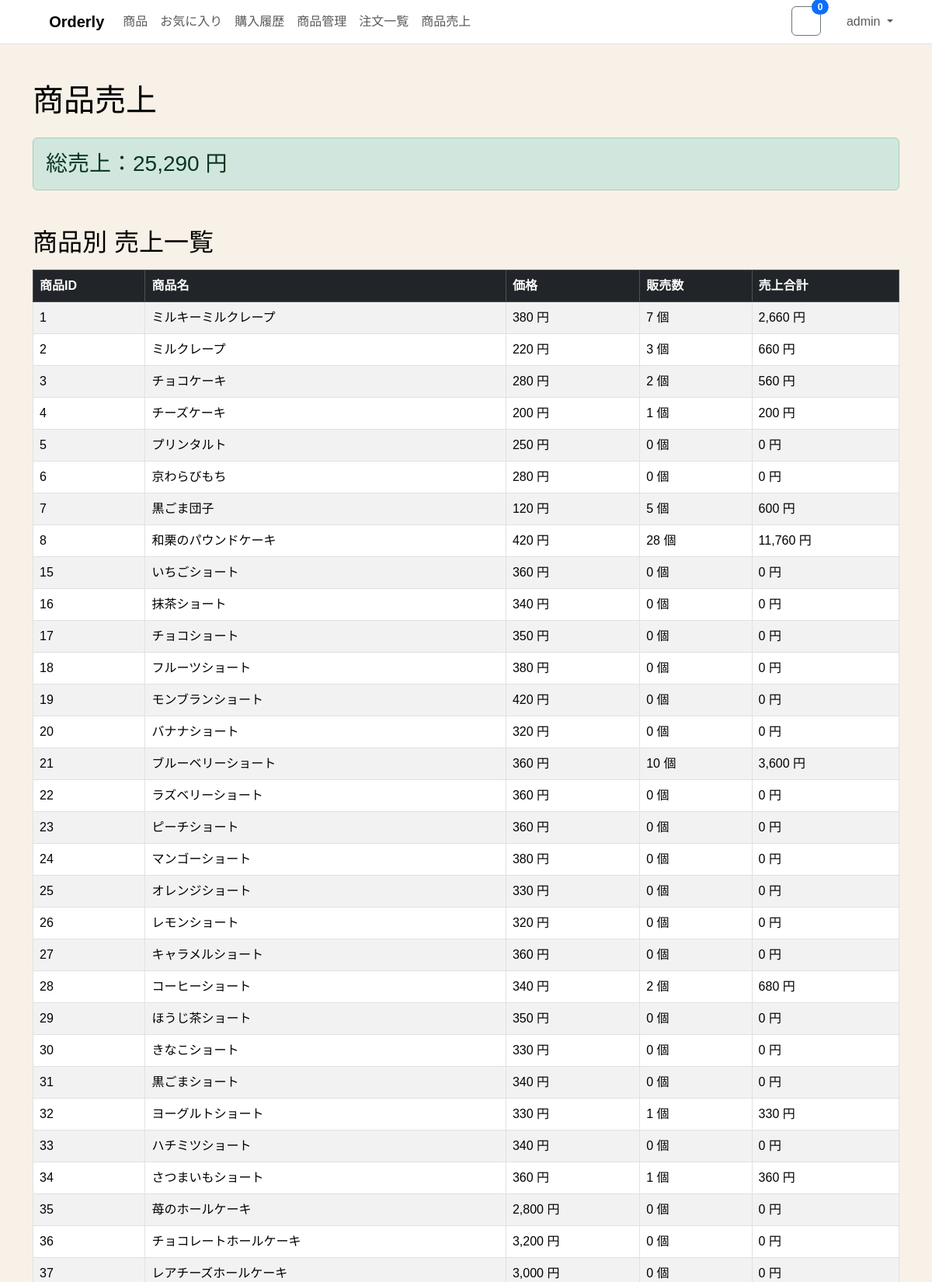
The page /sales-details.php (signed in, upper part) on the database its author committed.
### tables this page shows
CREATE TABLE `product` (
    `id` int NOT NULL,
    `name` varchar(100) NOT NULL,
    `category` varchar(50) NOT NULL DEFAULT 'その他',
    `price` int NOT NULL,
    `image_url` varchar(255) DEFAULT NULL,
    `description` text,
    `is_recommended` tinyint(1) NOT NULL DEFAULT '0',
    `created_at` datetime NOT NULL DEFAULT CURRENT_TIMESTAMP,
    `updated_at` datetime NOT NULL DEFAULT CURRENT_TIMESTAMP ON UPDATE CURRENT_TIMESTAMP
);

### sales-details.php (the view, shortened to what this page needs)
<?php
require_once 'header.php';
$pdo = db();
$sqlSales = "
SELECT
    p.id,
    p.name,
    p.price,
    COALESCE(SUM(pd.count), 0) AS total_count,
    COALESCE(SUM(pd.count * p.price), 0) AS total_sales
FROM product p
LEFT JOIN purchase_detail pd ON p.id = pd.product_id
GROUP BY p.id, p.name, p.price
ORDER BY p.id;
";
$stSales = $pdo->prepare($sqlSales);
$stSales->execute();
$salesList = $stSales->fetchAll();
$sqlTotal = "
SELECT
    COALESCE(SUM(pd.count * p.price), 0) AS total_sales_all
FROM product p
JOIN purchase_detail pd ON p.id = pd.product_id;
";
$stTotal = $pdo->prepare($sqlTotal);
$stTotal->execute();
$totalSales = $stTotal->fetchColumn();
?>
<div class="container mt-5">
    <h1 class="mb-4">商品売上</h1>
    <div class="alert alert-success mb-5">
        <h3 class="mb-0">総売上：<?= number_format($totalSales) ?> 円</h3>
    </div>
    <h2 class="mb-3">商品別 売上一覧</h2>
    <table class="table table-bordered table-striped">
        <thead class="table-dark">
            <tr>
                <th>商品ID</th>
                <th>商品名</th>
                <th>価格</th>
                <th>販売数</th>
                <th>売上合計</th>
            </tr>
        </thead>
        <tbody>
            <?php foreach ($salesList as $row): ?>
                <tr>
                    <td><?= htmlspecialchars($row['id']) ?></td>
                    <td><?= htmlspecialchars($row['name']) ?></td>
                    <td><?= number_format($row['price']) ?> 円</td>
                    <td><?= number_format($row['total_count']) ?> 個</td>
                    <td><?= number_format($row['total_sales']) ?> 円</td>
                </tr>
            <?php endforeach; ?>
        </tbody>
    </table>
</div>
<?php require_once 'footer.php'; ?>

### header.php (style rules this page uses)
body, html { margin: 0; padding: 0; font-family: 'Noto Sans JP', sans-serif; background-color: #F8F1E7; color: #000000ff; }

### rows shown on the page
product: id "1", name "ミルキーミルクレープ", price "380", total_count "7", total_sales "2,660"
product: id "2", name "ミルクレープ", price "220", total_count "3", total_sales "660"
product: id "3", name "チョコケーキ", price "280", total_count "2", total_sales "560"
product: id "4", name "チーズケーキ", price "200", total_count "1", total_sales "200"
product: id "5", name "プリンタルト", price "250", total_count "0", total_sales "0"
product: id "6", name "京わらびもち", price "280", total_count "0", total_sales "0"
product: id "7", name "黒ごま団子", price "120", total_count "5", total_sales "600"
product: id "8", name "和栗のパウンドケーキ", price "420", total_count "28", total_sales "11,760"
product: id "15", name "いちごショート", price "360", total_count "0", total_sales "0"
product: id "16", name "抹茶ショート", price "340", total_count "0", total_sales "0"
product: id "17", name "チョコショート", price "350", total_count "0", total_sales "0"
product: id "18", name "フルーツショート", price "380", total_count "0", total_sales "0"
product: id "19", name "モンブランショート", price "420", total_count "0", total_sales "0"
product: id "20", name "バナナショート", price "320", total_count "0", total_sales "0"
product: id "21", name "ブルーベリーショート", price "360", total_count "10", total_sales "3,600"
product: id "22", name "ラズベリーショート", price "360", total_count "0", total_sales "0"
product: id "23", name "ピーチショート", price "360", total_count "0", total_sales "0"
product: id "24", name "マンゴーショート", price "380", total_count "0", total_sales "0"
product: id "25", name "オレンジショート", price "330", total_count "0", total_sales "0"
product: id "26", name "レモンショート", price "320", total_count "0", total_sales "0"
product: id "27", name "キャラメルショート", price "360", total_count "0", total_sales "0"
product: id "28", name "コーヒーショート", price "340", total_count "2", total_sales "680"
product: id "29", name "ほうじ茶ショート", price "350", total_count "0", total_sales "0"
product: id "30", name "きなこショート", price "330", total_count "0", total_sales "0"
product: id "31", name "黒ごまショート", price "340", total_count "0", total_sales "0"
product: id "32", name "ヨーグルトショート", price "330", total_count "1", total_sales "330"
product: id "33", name "ハチミツショート", price "340", total_count "0", total_sales "0"
product: id "34", name "さつまいもショート", price "360", total_count "1", total_sales "360"
product: id "35", name "苺のホールケーキ", price "2,800", total_count "0", total_sales "0"
product: id "36", name "チョコレートホールケーキ", price "3,200", total_count "0", total_sales "0"
product: id "37", name "レアチーズホールケーキ", price "3,000", total_count "0", total_sales "0"

### other values the page prints
cart_count() "0"
$me['name'] "admin"
$totalSales "25,290"
